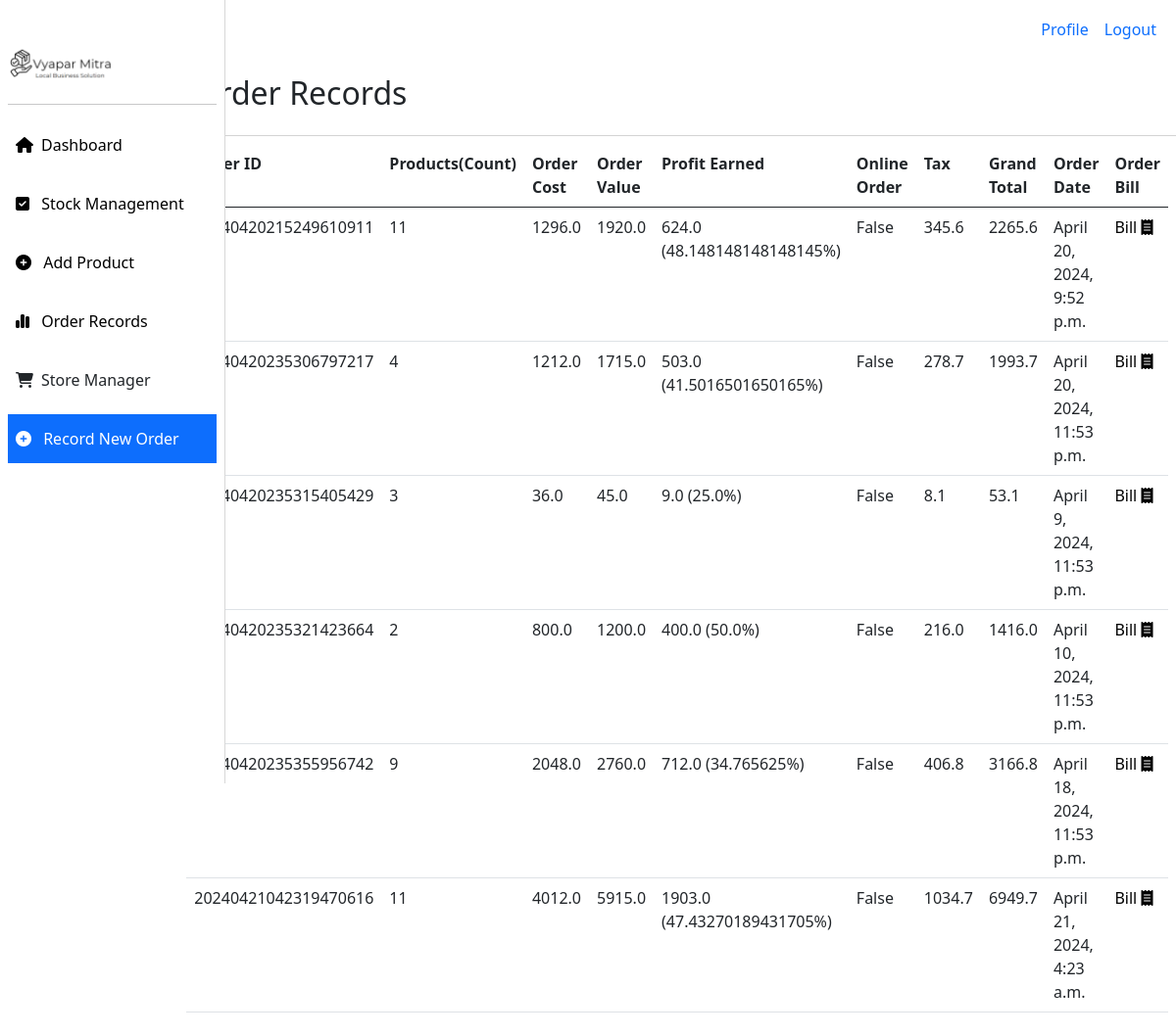
The page /products/order-history/ (signed in) on the database its author committed.
### home/models.py (models this page shows, shortened)
class OrderData(models.Model):
    order_id = models.CharField(max_length=255)
    order_status = models.CharField(max_length=255)
    order_cost = models.FloatField(default=0)
    order_total = models.FloatField(default=0)
    order_discount = models.FloatField(null=True, blank=True)
    order_tax = models.FloatField(default=0)
    order_shipping = models.FloatField(null=True, blank=True)
    order_grand_total = models.FloatField(default=0)
    is_online = models.BooleanField(default=False)
    is_delivered = models.BooleanField(default=False)
    is_paid = models.BooleanField(default=False)
    created_at = models.DateTimeField(default=timezone.now)
    customer = models.CharField(max_length=255)
    account = models.ForeignKey('accounts.Account', on_delete=models.CASCADE)
    products = models.TextField()
    invoice = models.CharField( null=True, blank=True,max_length=10)
    def get_products_count(self):
        products = self.products.split(',')
        return len(products)-1
    def order_total_price(self):
        return self.order_total + self.order_tax
    def profit(self):
        profit = self.order_total - self.order_cost
        profit_percentage = (profit/self.order_cost)*100
        return f'{profit} ({profit_percentage}%)'

### products/views.py (the view)
# urls.py: path("order-history/",views.order_records, name="order-records"),
def order_records(request):
    orders = OrderData.objects.filter(account__user=request.user)
    return render(request,'home/orders_records.html',{'orders':orders})

### templates/home/orders_records.html (shortened to what this page needs)
{% extends "home/base.html" %}
{% block content %}
<div class="d-flex" style="min-width: 100vw;">
    <div style="width: 230px;">
        {% include 'home/sidebar.html' %}
    </div>
    <div style="width:85vw;">
        {% include 'home/topbar.html' %}
        <div class=" p-3 d-flex justify-content-between align-items-center"
            style="width:100%; border-bottom:1px solid #d3d3d3;">
            <h2>Order Records </h2>
        </div>
        <div class="p-2">
            <table class="table">
                <tr>
                    <th>Order ID</th>
                    <th>Products(Count)</th>
                    <th>Order Cost</th>
                    <th>Order Value</th>
                    <th>Profit Earned</th>
                    <th>Online Order</th>
                    <th>Tax</th>
                    <th>Grand Total</th>
                    <th>Order Date</th>
                    <th>Order Bill</th>
                </tr>
                <tbody>
                    {% for order in orders %}
                    <tr>
                        <td>{{order.order_id}}</td>
                        <td>{{order.get_products_count}}</td>
                        <td>{{order.order_cost}}</td>
                        <td>{{order.order_total}}</td>
                        <td>{{order.profit}}</td>
                        <td>{{order.is_online}}</td>
                        <td>{{order.order_tax}}</td>
                        <td>{{order.order_total_price}}</td>
                        <td>{{order.created_at}}</td>
                        <td><a href="/products/bill/{{order.id}}">Bill <i class="fas fa-receipt    "></i></a></td>
                    </tr>
                    {% endfor %}
                </tbody>
            </table>
        </div>
    </div>
</div>
{% endblock content %}

### templates/home/sidebar.html (style rules this page uses)
a { text-decoration: none; color: black; }

### rows shown on the page
OrderData: order_id "20240420215249610911", get_products_count "11", order_cost "1296.0", order_total "1920.0", profit "624.0 (48.148148148148145%)", is_online "False", order_tax "345.6", order_total_price "2265.6", created_at "April 20, 2024, 9:52 p.m."
OrderData: order_id "20240420235306797217", get_products_count "4", order_cost "1212.0", order_total "1715.0", profit "503.0 (41.5016501650165%)", is_online "False", order_tax "278.7", order_total_price "1993.7", created_at "April 20, 2024, 11:53 p.m."
OrderData: order_id "20240420235315405429", get_products_count "3", order_cost "36.0", order_total "45.0", profit "9.0 (25.0%)", is_online "False", order_tax "8.1", order_total_price "53.1", created_at "April 9, 2024, 11:53 p.m."
OrderData: order_id "20240420235321423664", get_products_count "2", order_cost "800.0", order_total "1200.0", profit "400.0 (50.0%)", is_online "False", order_tax "216.0", order_total_price "1416.0", created_at "April 10, 2024, 11:53 p.m."
OrderData: order_id "20240420235355956742", get_products_count "9", order_cost "2048.0", order_total "2760.0", profit "712.0 (34.765625%)", is_online "False", order_tax "406.8", order_total_price "3166.8", created_at "April 18, 2024, 11:53 p.m."
OrderData: order_id "20240421042319470616", get_products_count "11", order_cost "4012.0", order_total "5915.0", profit "1903.0 (47.43270189431705%)", is_online "False", order_tax "1034.7", order_total_price "6949.7", created_at "April 21, 2024, 4:23 a.m."
